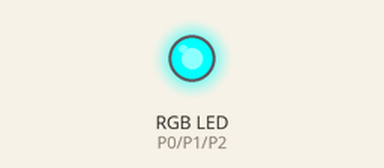
A program run on a simulated BBC micro:bit running MicroPython. On the bench: an RGB LED mixed from three pins (HIGH = lit).

Above: at 0.5 s.
At 1.5 s:
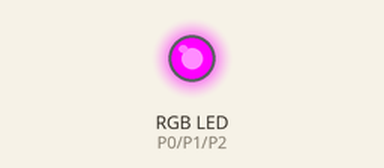
At 5.5 s:
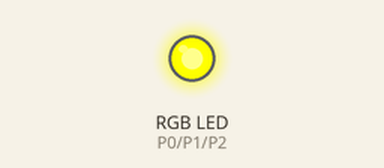
Timing chart, 0 to 6.9 s (numbered marks = the images above):
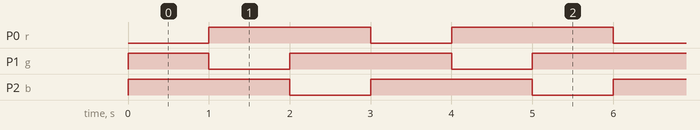

Measured:
- by itself, P0 (r), P2 (b): alternates HIGH for 2.0 s and LOW for 1.0 s
- by itself, P1 (g): repeats every 3.0 s: LOW 1.0 s, HIGH 2.0 s
- by itself, everything shown: repeats every 3.0 s, in 3 steps

The program:

5_rgb_led_cycle.py
```python
from microbit import *

# control an RGB LED with common anode

r = pin0
g = pin1
b = pin2

while True:

    # red
    r.write_digital(0)
    g.write_digital(1)
    b.write_digital(1)

    sleep(1000)

    # green
    r.write_digital(1)
    g.write_digital(0)
    b.write_digital(1)

    sleep(1000)

    # blue
    r.write_digital(1)
    g.write_digital(1)
    b.write_digital(0)

    sleep(1000)
```
